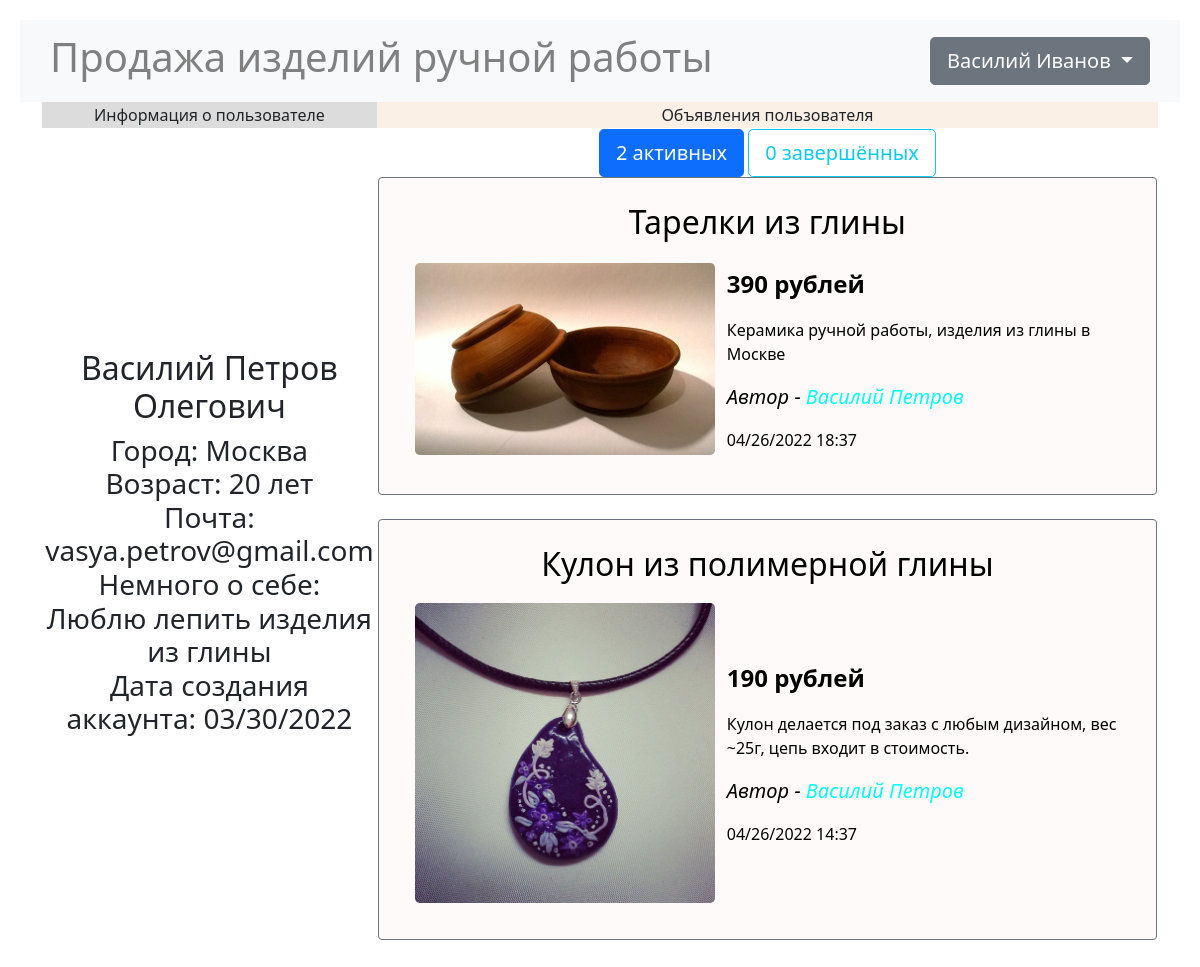
The app's page /user/5/active (signed in) with its own data.
### data/users.py (models this page shows, shortened)
class User(SqlAlchemyBase, UserMixin, SerializerMixin):
    __tablename__ = 'users'
    id = sqlalchemy.Column(sqlalchemy.Integer,
                           primary_key=True, autoincrement=True)
    name = sqlalchemy.Column(sqlalchemy.String, nullable=True)
    surname = sqlalchemy.Column(sqlalchemy.String, nullable=True)
    patronymic = sqlalchemy.Column(sqlalchemy.String, nullable=True)
    city = sqlalchemy.Column(sqlalchemy.String, nullable=True)
    age = sqlalchemy.Column(sqlalchemy.Integer, nullable=True)
    email = sqlalchemy.Column(sqlalchemy.String,
                              index=True, unique=True, nullable=True)
    about = sqlalchemy.Column(sqlalchemy.String, nullable=True)
    hashed_password = sqlalchemy.Column(sqlalchemy.String, nullable=True)
    created_date = sqlalchemy.Column(sqlalchemy.DateTime,
                                     default=datetime.datetime.now)
    ads = orm.relation("Ad", back_populates='user')

### data/ads.py (models this page shows)
class Ad(SqlAlchemyBase, SerializerMixin):
    __tablename__ = 'ads'
    id = sqlalchemy.Column(sqlalchemy.Integer,
                           primary_key=True, autoincrement=True)
    user_id = sqlalchemy.Column(sqlalchemy.Integer,
                                sqlalchemy.ForeignKey("users.id"))
    title = sqlalchemy.Column(sqlalchemy.String, nullable=True)
    content = sqlalchemy.Column(sqlalchemy.String, nullable=True)
    price = sqlalchemy.Column(sqlalchemy.Integer, nullable=True)
    filename = sqlalchemy.Column(sqlalchemy.String, nullable=True)
    created_date = sqlalchemy.Column(sqlalchemy.DateTime,
                                     default=datetime.datetime.now)
    is_sold = sqlalchemy.Column(sqlalchemy.Boolean, default=False)
    material = sqlalchemy.Column(sqlalchemy.String, nullable=True)
    condition = sqlalchemy.Column(sqlalchemy.String, nullable=True)
    user = orm.relation('User')

### main.py (the view)
@app.route("/user/<user_id>/<state>")
def profile(user_id, state):
    db_sess = db_session.create_session()
    user = db_sess.query(User).filter(User.id == user_id).first()
    active_ads = db_sess.query(Ad).filter(Ad.user == user,
                                          Ad.is_sold == 0).all()
    complete_ads = db_sess.query(Ad).filter(Ad.user == user,
                                            Ad.is_sold == 1).all()
    ads = complete_ads if state == "complete" else active_ads
    params = {
        "user": user,
        "ads": ads,
        "active": active_ads,
        "complete": complete_ads,
        "title": f"Профиль пользователя {user.name} {user.surname}",
        "state": state,
        "css": "/static/css/index.css"
    }
    return render_template("profile.html", **params)

### data/db_session.py (called while the page is built)
def create_session() -> Session:
    global __factory
    return __factory()

### functions.py (called while the page is built)
def get_utc(city_to_find):
    with open('db/cities_utc.csv', encoding="utf8") as csvfile:
        reader = csv.reader(csvfile, delimiter=';', quotechar='"')
        for city, utc in reader:
            if city == city_to_find and city != "Город":
                return int(utc)
    return 0

### main.py (called while the page is built)
@app.template_filter('change_time')
def change_time(time, city):
    return time + datetime.timedelta(hours=get_utc(city))

@login_manager.user_loader
def load_user(user_id):
    db_sess = db_session.create_session()
    return db_sess.query(User).get(user_id)

### templates/profile.html
{% extends "base.html" %}
{% block content %}
<table>
    <tr>
        <td align="center" bgcolor="#DCDCDC" width="30%">Информация о пользователе</td>
        <td align="center" bgcolor="#FAF0E6">Объявления пользователя</td>
    </tr>
    <tr>
        <td align="center"><h2 >{{user.name}} {{user.surname}} {{user.patronymic}}</h2>
            <h3 >Город: {{user.city}}<br>
                Возраст: {{user.age}} лет<br>
                Почта: {{user.email}}<br>
                Немного о себе:<br>{{user.about}}<br>
                Дата создания аккаунта:
                {{(user.created_date |
                change_time(current_user.city)).strftime("%m/%d/%Y")}}</h3></td>
        <td align="center">
            {% if state == "complete" %}
                {% set active_btn_color = "btn-outline-primary" %}
                {% set complete_btn_color = "btn-info" %}
            {% else %}
                {% set active_btn_color = "btn-primary" %}
                {% set complete_btn_color = "btn-outline-info" %}
            {% endif %}
            <div class="d-grid gap-2 d-md-block" role="group"
                 aria-label="Basic radio toggle button group" align="top">
                <a type="button" href="/user/{{user.id}}/active"
                   class="btn {{ active_btn_color }} btn-lg">
                    {{ active | length() }} активных</a>
                <a type="button" href="/user/{{user.id}}/complete"
                   class="btn {{ complete_btn_color }} btn-lg">
                    {{ complete | length() }} завершённых</a>
            </div>
            {% include "ads_list.html" %}
        </td>
    </tr>
</table>
{% endblock %}

### templates/base.html (shortened to what this page needs)
<!doctype html>
<html lang="en">
<head>
    <link href="https://cdn.jsdelivr.net/npm/bootstrap@5.1.3/dist/css/bootstrap.min.css"
          rel="stylesheet"
>
    <link rel="stylesheet" type="text/css" href={{css}}>
    <link rel="stylesheet" type="text/css" href="/static/css/base.css">
</head>
<body>
<header>
    <nav class="navbar navbar-light bg-light">
        <span class="navbar-text h1" data-bs-toggle="tooltip"
              data-bs-placement="bottom" title="Перейти на главную страницу">
            <a href="/" class="base_title"
               style="color:grey; white-space: nowrap;">
                Продажа изделий ручной работы</a></span>
        {% if current_user.is_authenticated %}
        <div class="btn-group">
            <button type="button"
                    class="btn btn-secondary btn-lg dropdown-toggle"
                    data-bs-toggle="dropdown" aria-expanded="false">
                {{ current_user.name }} {{ current_user.surname }}
            </button>
        </div>
        {% else %}
        <p>
            <a class="btn btn-primary"
               href="/register">Зарегистрироваться</a>
            <a class="btn btn-success" href="/login">Войти</a>
        </p>
        {% endif %}
    </nav>
</header>
<main role="main" class="container">
    {% block content %}{% endblock %}
</main>
</body>
</html>

### templates/ads_list.html (shortened to what this page needs)
{% for item in ads|sort(attribute='created_date', reverse=true)%}
{% set i = loop.index %}
<div class="add">
    <div class="border border-secondary rounded">
        <a href="/ad/details/{{ item.id }}" title="Подробнее о товаре" id="add_href">
            <h2 align="center">{{item.title}}</h2>
            <table>
                <tr>
                    <td>
                        <a data-bs-toggle="modal"
                           data-bs-target="#Modal{{loop.index}}">
                            <img class="add_img rounded-3"
                                 src="/static/img/{{item.filename}}"
                                 alt="Изображение товара">
                        </a>
                    </td>
                    <td><p>
                        <p class="fw-bold fs-4">{{item.price}} рублей</p>
                        <p class="fs-6">{{item.content}}</p>
                        <p class="fst-italic fs-5">
                            Автор - <a class="navbar-brand"
                                       href="/user/{{item.user.id}}/active"
                                       title="Подробнее об авторе"
                                       id="profile_href">
                            {{item.user.name}} {{item.user.surname}}</a></p>
                        <p class="fs-6">
                            {{ (item.created_date |
                            change_time(current_user.city)).strftime("%m/%d/%Y %H:%M") }}</p>
                    </td>
                </tr>
            </table>
        </a>
    </div>
</div><br>
{% endfor %}

### static/css/index.css (style rules this page uses)
.border { padding: 25px 25px; }
.add { background-color: #FFFAFA; }
#add_href { color: #000000; text-decoration: none; }
#profile_href { color: #00FFFF; text-decoration: none; }
.add_img { max-width: 300px; height: auto; margin: 10px; }

### static/css/base.css (style rules this page uses)
body { margin: 20px; }
.navbar { padding: 5px 30px; }
.base_title { text-decoration: none; }

### records on screen
User: name "Василий", surname "Иванов"
User: name "Василий", surname "Петров", patronymic "Олегович", city "Москва", age "20", email "vasya.petrov@gmail.com", about "Люблю лепить изделия из глины", created_date.city "03/30/2022"
Ad: title "Тарелки из глины", filename (picture), price "390", content "Керамика ручной работы, изделия из глины в Москве", user.name "Василий", user.surname "Петров", created_date.city "04/26/2022 18:37"
Ad: title "Кулон из полимерной глины", filename (picture), price "190", content "Кулон делается под заказ с любым дизайном, вес ~25г, цепь входит в стоимость.", user.name "Василий", user.surname "Петров", created_date.city "04/26/2022 14:37"

### other values on screen
{{ active | length() }} "2"
{{ complete | length() }} "0"
